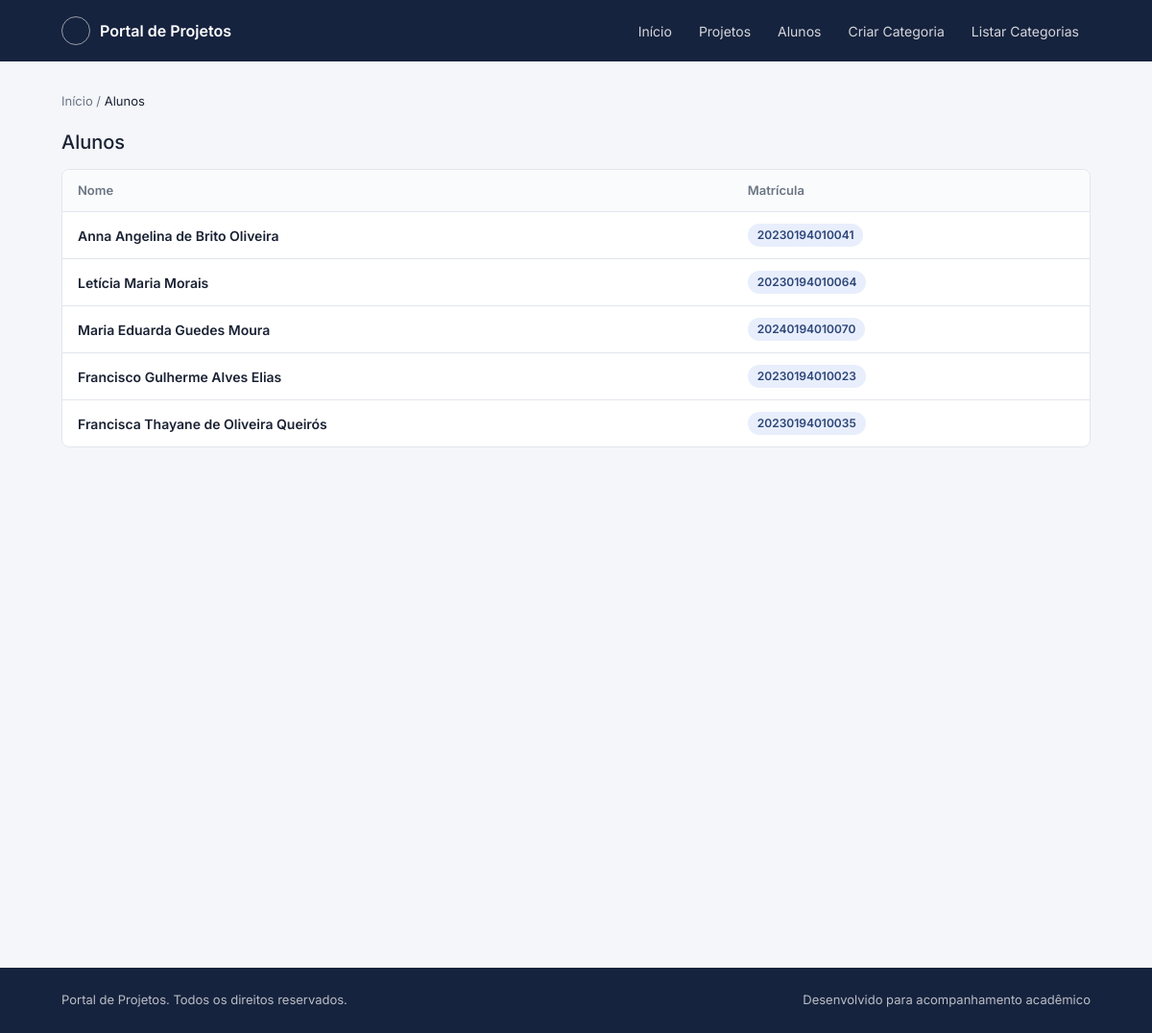
Screenshot of /extensao/alunos_lista/ with the database file from the repository.
### extensao/models.py (models this page shows, shortened)
class Aluno(models.Model):
    nome = models.CharField(max_length=100)
    matricula = models.CharField(max_length=14)

### extensao/views.py (the view)
# urls.py: path('alunos_lista/', alunos_lista, name='alunos_lista'),
def alunos_lista(request):
    alunos = Aluno.objects.all()
    return render(request, 'extensao/lista_alunos.html', {'alunos': alunos})

### extensao/templates/extensao/lista_alunos.html (shortened to what this page needs)
{% extends "base.html" %}
{% load static %}
{% block conteudo %}
<div class="pagina">
    <nav class="migalhas" aria-label="Trilha de navegação">
    <a href="{% url 'home' %}">Início</a> / <span aria-current="page">Alunos</span>
    </nav>
    <div class="secao__cabecalho">
    <h2>Alunos</h2>
    </div>
    <div class="tabela-wrap">
    <table class="lista">
        <thead>
            <tr>
                <th>Nome</th>
                <th>Matrícula</th>
            </tr>
        </thead>
        {% if alunos %}
            <tbody>
                {% for aluno in alunos %}
                    <tr>
                        <td><a class="link-linha" href="{% url 'aluno_detalhes' aluno.id %}">{{ aluno.nome }}</a></td>
                        <td><span class="situacao situacao--andamento">{{ aluno.matricula }}</span></td>
                    </tr>
                {% endfor %}
            </tbody>
        {% else %}
            <h3>Não há alunos cadastrados</h3>
        {% endif %}
    </table>
    </div>
</div>
{% endblock %}

### static/css/style.css (style rules this page uses)
:root { --azul-900: #16233e; --azul-800: #1f3357; --azul-700: #2c4577; --azul-500: #3b6fe0; --azul-100: #e8eefc; --fundo: #f4f6f9; --cartao: #ffffff; --borda: #e2e6ed; --texto: #1a2233; --texto-muted: #6b7684; --sucesso: #2f9e63; --sucesso-fundo: #e6f6ee; --alerta: #c96a1f; --alerta-fundo: #fbeee1; --pendente: #6b7684; --pendente-fundo: #eef0f3; --raio: 8px; --sombra: 0 1px 3px rgba(22, 35, 62, 0.08); --fonte: "Inter", -apple-system, BlinkMacSystemFont, "Segoe UI", sans-serif; }
* { box-sizing: border-box; }
html, body { margin: 0; padding: 0; }
body { font-family: var(--fonte); background: var(--fundo); color: var(--texto); line-height: 1.5; -webkit-font-smoothing: antialiased; }
a { color: var(--azul-500); text-decoration: none; }
.pagina { min-height: 100vh; display: flex; flex-direction: column; }
.migalhas { font-size: 13px; color: var(--texto-muted); margin-bottom: 20px; }
.migalhas a { color: var(--texto-muted); }
.migalhas span[aria-current] { color: var(--texto); }
.secao__cabecalho { display: flex; align-items: baseline; justify-content: space-between; margin-bottom: 16px; gap: 12px; flex-wrap: wrap; }
.secao__cabecalho h2 { font-size: 20px; margin: 0; }
.tabela-wrap { background: var(--cartao); border: 1px solid var(--borda); border-radius: var(--raio); overflow: hidden; }
table.lista { width: 100%; border-collapse: collapse; font-size: 14px; }
table.lista th, table.lista td { text-align: left; padding: 12px 16px; border-bottom: 1px solid var(--borda); }
table.lista th { color: var(--texto-muted); font-weight: 600; font-size: 13px; background: #fafbfc; }
table.lista tbody tr:last-child td { border-bottom: none; }
.link-linha { color: var(--texto); font-weight: 600; }
.situacao { display: inline-flex; align-items: center; gap: 6px; font-size: 12px; font-weight: 600; padding: 3px 10px; border-radius: 999px; }
.situacao--andamento { background: var(--azul-100); color: var(--azul-700); }

### rows the page displays
Aluno: nome "Anna Angelina de Brito Oliveira", matricula "20230194010041"
Aluno: nome "Letícia Maria Morais", matricula "20230194010064"
Aluno: nome "Maria Eduarda Guedes Moura", matricula "20240194010070"
Aluno: nome "Francisco Gulherme Alves Elias", matricula "20230194010023"
Aluno: nome "Francisca Thayane de Oliveira Queirós", matricula "20230194010035"
